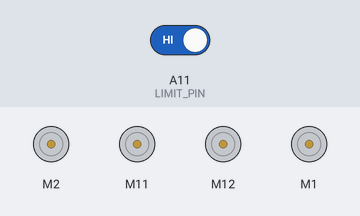
Recording of a sketch running on a simulated Arduino Mega 2560, built with avr-gcc and run on an emulated ATmega2560. On the bench: 4 × DC motor (green arrow = forward, orange = backward, longer = faster). Inputs (shaded band) come from the test bench; at power-on: A11 (LIMIT_PIN) HIGH.

Above: at 5.0 s.
5.1 s: A11 (LIMIT_PIN) driven LOW
At 6.1 s:
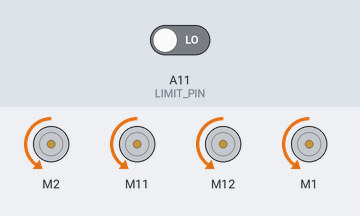
Timing chart, 0 to 8.7 s (numbered marks = the images above; inputs shaded):
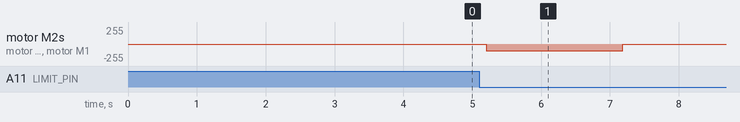

Measured:
- after the input at 5.1 s, motor M2, motor M11, motor M12, motor M1: stopped → backward 100/255 after 0.11 s, → stopped 2.0 s later

The sketch:

FreeRtos_reto.ino
```cpp
#include <Arduino_FreeRTOS.h>
#include <MeMegaPi.h>

//UART
#define F_CPU 16000000UL
#define USART_BAUDRATE 9600
#define UBRR_VALUE (((F_CPU / (USART_BAUDRATE * 16UL))) - 1)
// Switch 2 (Interrupcion)
#define LIMIT_PIN A11

void setup(){

    UBRR0H = (uint8_t)(UBRR_VALUE >> 8);
    UBRR0L = (uint8_t)UBRR_VALUE;
    UCSR0C = (1 << UCSZ01) | (1 << UCSZ00);
    UCSR0B = (1 << RXEN0) | (1 << TXEN0);

    // Habilita el puerto PK3 como entrada y siempre HIGH
    DDRK &= ~(1<<PK3);
    PORTK |= (1<<PK3);
    // Habilita interrupciones por cambio de pin
    PCICR |= (1 << PCIE2);
    // Habilitar PK3 (A11)
    PCMSK2 |= (1 << PCINT19);

    xTaskCreate(UART_Task,"UART",256,NULL,2,NULL);
    xTaskCreate(Motor_Task,"MOTOR",256,NULL,3,NULL);
    vTaskStartScheduler();
}

uint32_t myMillis(){
    return xTaskGetTickCount() * portTICK_PERIOD_MS;
}

//Motores
MeMegaPiDCMotor motor_1(1);
MeMegaPiDCMotor motor_9(9);
MeMegaPiDCMotor motor_2(2);
MeMegaPiDCMotor motor_10(10);

void motor_foward_left_run(int16_t speed){
    motor_10.run(-speed);
}

void motor_foward_right_run(int16_t speed){
    motor_1.run(speed);
}

void motor_back_left_run(int16_t speed){
    motor_2.run(-speed);
}

void motor_back_right_run(int16_t speed){
    motor_9.run(speed);
}

void move_control(int16_t vx, int16_t vy, int16_t vw){
    int16_t foward_left_speed = vy + vx + vw;
    int16_t foward_right_speed = vy - vx - vw;
    int16_t back_left_speed = vy - vx + vw;
    int16_t back_right_speed = vy + vx - vw;

    if(foward_left_speed > 255){foward_left_speed = 255;}
    else if(foward_left_speed < -255){foward_left_speed = -255;}

    if(foward_right_speed > 255){foward_right_speed = 255;}
    else if(foward_right_speed < -255){foward_right_speed = -255;}

    if(back_left_speed > 255){back_left_speed = 255;}
    else if(back_left_speed < -255){back_left_speed = -255;}

    if(back_right_speed > 255){back_right_speed = 255;}
    else if(back_right_speed < -255){back_right_speed = -255;}

    motor_foward_left_run(foward_left_speed);
    motor_foward_right_run(foward_right_speed);
    motor_back_left_run(back_left_speed);
    motor_back_right_run(back_right_speed);
}

//Variables del comportamiento
int angulo = 0;
bool linea = false;
bool Buscar_izquierda = false;
bool Buscar_derecha = false;
uint32_t ultimoDato = 0;
volatile bool obstaculo = false;
const int velocidad = 80;
const uint32_t TIMEOUT_MS = 500;


// Interrupcion
void limitISR(){
    obstaculo = true;
}

ISR(PCINT2_vect){
    if (!(PINK & (1 << PK3))){
        limitISR();
    }
}

// 1. Tarea de Recepcion UART
void UART_Task(void *pvParameters){
    String dato = "";
    while(1){
        // Mientras que siempre este disponible la comunicacion
        while ((UCSR0A & (1 << RXC0))){
            char c = UDR0;
            if (c == '\n'){

                if (dato == "PARA"){
                    linea = false;
                    Buscar_izquierda = false;
                    Buscar_derecha = false;
                }
                else if (dato == "IZQ"){
                    linea = false;
                    Buscar_izquierda = true;
                    Buscar_derecha = false;
                }
                else if (dato == "DER"){
                    linea = false;
                    Buscar_izquierda = false;
                    Buscar_derecha = true;
                }
                else
                {
                    angulo = atoi(dato.c_str());
                    linea = true;
                    Buscar_izquierda = false;
                    Buscar_derecha = false;
                }

                ultimoDato = myMillis();
                dato = "";
            }
            else if (c != '\r'){
                dato += c;
            }
        }
        vTaskDelay(pdMS_TO_TICKS(5));
    }
}

// 2. Tarea Control de Motores
void Motor_Task(void *pvParameters){
    for (;;){
        if (obstaculo){
    	    move_control(0, 0, 0);
    	    vTaskDelay(pdMS_TO_TICKS(100));

    	    // Giro sobre su eje
    	    move_control(0, 0, 100);

    	    vTaskDelay(pdMS_TO_TICKS(1990));

    	    // Detener giro
    	    move_control(0, 0, 0);
    	    vTaskDelay(pdMS_TO_TICKS(100));
    	    obstaculo = false;
    	    continue;
        }

        if ((myMillis() - ultimoDato) > TIMEOUT_MS){
            linea = false;
            Buscar_izquierda = false;
            Buscar_derecha = false;
        }

        if (linea){
            int vw = angulo * 2;
            if (abs(vw) < 1)
                vw = 0;

            if (vw > 60){vw = 60;}
            else if (vw < -60){vw = -60;}
            move_control(0,velocidad, vw);
        }
        else if (Buscar_izquierda){
            move_control(0,30,-35);
        }
        else if (Buscar_derecha){
            move_control(0,30,35);
        }
        else{
            move_control(0,0,0);
        }

        vTaskDelay(pdMS_TO_TICKS(20));
    }
}

void loop(){}
```
